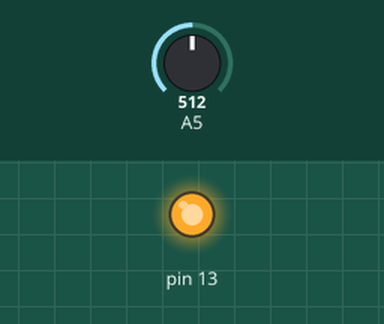
A program run on a simulated Arduino Uno, built with avr-gcc and run on an emulated ATmega328P. On the bench: output pins drawn as LEDs (lit = HIGH). The test bench sets the inputs (shaded band); at power-on: A5 = 512. What the program prints to the serial monitor is not drawn.

Above: at 0.1 s.
Timing chart, 0 to 1.6 s (numbered marks = the images above):
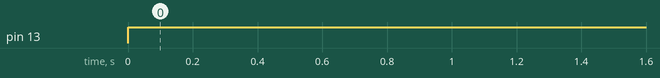

Measured:
- by itself, pin 13: LOW → HIGH at 0.00 s

The program:

main.cpp
```cpp
//*****************************************************************************//
// Programmer: Joseph __Vitale                                                 //
// Start Date: 09/16/2024                                                      //
// Phase #1 Completion Date:  n/a                                              //
// add later        //
//*****************************************************************************//
#include <Arduino.h>
#include <Button.h>
#include <Buzzer.h>
#include <Scale.h>
#include <avr/io.h>
#include <avr/interrupt.h>
// put function declarations here:
Scale Scale0;

void setup()
{
  // put your setup code here, to run once:
  Serial.begin(9600); // initialize Serial Monitor with baud rate of 9600

  // ********************Inputs**********************************//
  Scale0.init_scale(19, 1.0f); // setting scale to pin 19
  //*********************Outputs*********************************//
  pinMode(13, OUTPUT);
}

void loop()
{

  // put your main code here, to run repeatedly:
  // Turn LED on
  digitalWrite(13, HIGH);
  // Wait for 1 second
  delay(1000);
  // ++++++++++++++++++++++++++++++++++++++++++++++++++ //
  Scale0.r_scale_raw();
}
```

Button.h
```cpp
#include <Arduino.h>
// Class for buttons
class Button
{
private:
    int pin;                          // Pin number for the button
    int state;                        // Current state of the button
    int lastState;                    // Previous state of the button
    unsigned long lastDebounceTime;   // Time of last debounce
    unsigned long debounceDelay = 50; // Debounce delay in milliseconds

public:
    // Constructor
    Button(int buttonPin)
    {
        pin = buttonPin;
        pinMode(pin, INPUT);
        state = LOW;
        lastState = LOW;
        lastDebounceTime = 0;
    }

    // Function to read the button state
    int read()
    {
        // Read the button state
        int reading = digitalRead(pin);

        // Check if the button state has changed
        if (reading != lastState)
        {
            // Reset the debounce timer
            lastDebounceTime = millis();
        }

        // Check if the debounce delay has passed
        if ((millis() - lastDebounceTime) > debounceDelay)
        {
            // Update the button state
            state = reading;
        }

        // Update the last state
        lastState = reading;

        // Return the current state
        return state;
    }
};
```

Buzzer.h
```cpp
#include <Arduino.h>
// Class for a buzzer
class Buzzer
{
private:
    int pin; // Pin number for the buzzer
public:
    // Constructor
    Buzzer(int buzzerPin)
    {
        pin = buzzerPin;
        pinMode(pin, OUTPUT); // Set pin as output
    }

    // Function to play a tone
    void playTone(int frequency, int duration)
    {
        tone(pin, frequency, duration); // Use built-in tone function to play tone
    }

    // Function to stop playing tone
    void stopTone()
    {
        noTone(pin); // Use built-in noTone function to stop tone
    }
};
```

Scale.h
```cpp
#include <Arduino.h>
class Scale
{
private:
    int scale_pin_number; // Analog input pin for the scale
    float calFactor;      // Calibration factor for converting raw input to weight
public:
    void r_scale_raw();
    void init_scale(int scale_pin, float calfactor);
};
```

Scale.cpp
```cpp
#include <Arduino.h>
#include <Scale.h>

//******************************************Setup******************************//
void Scale::init_scale(int scale_pin, float calibrationFactor)
{
    scale_pin_number = scale_pin;
    calFactor = calibrationFactor;
    pinMode(scale_pin_number, INPUT);
}

//*****************************************Functions***************************//
void Scale::r_scale_raw()
{
    float rawscalevalue = analogRead(scale_pin_number); // private variable on pinumber
    float weight = rawscalevalue * calFactor;           // Convert raw input to weight
    Serial.println(weight);
}
```
